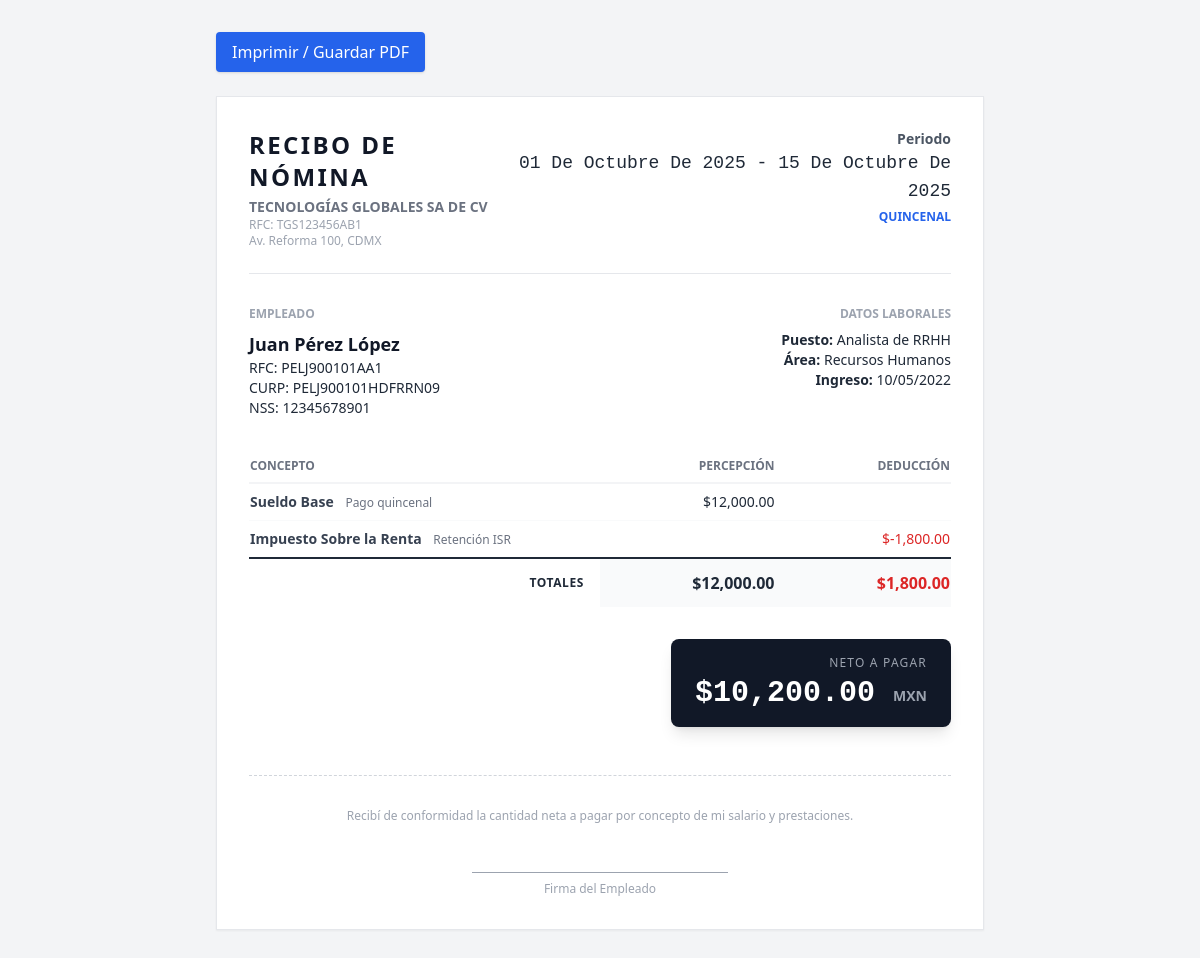
Page /index.php?controller=nomina&action=recibo&id=1 (signed in) on the committed database.
### tables this page shows
CREATE TABLE `empresas` (
  `id_empresa` int(11) NOT NULL COMMENT 'Identificador de la empresa',
  `nombre` varchar(120) NOT NULL COMMENT 'Nombre legal/comercial',
  `rfc` varchar(20) DEFAULT NULL COMMENT 'Registro fiscal',
  `correo_contacto` varchar(120) DEFAULT NULL COMMENT 'Correo de contacto',
  `telefono` varchar(20) DEFAULT NULL COMMENT 'Teléfono principal',
  `direccion` text DEFAULT NULL COMMENT 'Domicilio completo',
  `activa` tinyint(1) NOT NULL DEFAULT 1 COMMENT 'Empresa activa'
);

CREATE TABLE `nomina_empleado` (
  `id_nomina` int(11) NOT NULL COMMENT 'Identificador de nómina por empleado/periodo',
  `id_empleado` int(11) NOT NULL COMMENT 'Empleado',
  `id_periodo` int(11) NOT NULL COMMENT 'Periodo de nómina',
  `total_percepciones` decimal(14,2) NOT NULL DEFAULT 0.00 COMMENT 'Total de percepciones',
  `total_deducciones` decimal(14,2) NOT NULL DEFAULT 0.00 COMMENT 'Total de deducciones',
  `total_neto` decimal(14,2) NOT NULL DEFAULT 0.00 COMMENT 'Neto a pagar',
  `generado_en` datetime NOT NULL DEFAULT current_timestamp() COMMENT 'Fecha/hora de generación'
);

CREATE TABLE `periodos_nomina` (
  `id_periodo` int(11) NOT NULL COMMENT 'Identificador del periodo',
  `id_empresa` int(11) NOT NULL COMMENT 'Empresa del periodo',
  `tipo` enum('SEMANAL','QUINCENAL','MENSUAL') NOT NULL COMMENT 'Tipo de periodo',
  `fecha_inicio` date NOT NULL COMMENT 'Inicio del periodo',
  `fecha_fin` date NOT NULL COMMENT 'Fin del periodo',
  `estado` enum('ABIERTO','CERRADO') NOT NULL DEFAULT 'ABIERTO' COMMENT 'Estado del periodo'
);

CREATE TABLE `empleados` (
  `id_empleado` int(11) NOT NULL COMMENT 'Identificador del empleado',
  `id_usuario` int(11) DEFAULT NULL COMMENT 'Usuario del sistema (si aplica)',
  `id_puesto` int(11) NOT NULL COMMENT 'Puesto actual',
  `id_turno` int(11) DEFAULT NULL COMMENT 'Turno asignado',
  `id_ubicacion` int(11) DEFAULT NULL COMMENT 'Ubicación de trabajo',
  `nombre` varchar(120) NOT NULL COMMENT 'Nombre completo',
  `curp` varchar(18) DEFAULT NULL COMMENT 'CURP (si aplica)',
  `rfc` varchar(13) DEFAULT NULL COMMENT 'RFC (si aplica)',
  `nss` varchar(15) DEFAULT NULL COMMENT 'Número de seguro social',
  `fecha_nacimiento` date DEFAULT NULL COMMENT 'Fecha de nacimiento',
  `genero` enum('M','F','OTRO') NOT NULL DEFAULT 'OTRO' COMMENT 'Género',
  `estado_civil` varchar(20) DEFAULT NULL COMMENT 'Estado civil',
  `direccion` text DEFAULT NULL COMMENT 'Domicilio particular',
  `telefono` varchar(20) DEFAULT NULL COMMENT 'Teléfono de contacto',
  `correo` varchar(120) DEFAULT NULL COMMENT 'Correo personal',
  `fecha_ingreso` date NOT NULL COMMENT 'Fecha de ingreso',
  `fecha_baja` date DEFAULT NULL COMMENT 'Fecha de baja (si aplica)',
  `estado` enum('ACTIVO','BAJA') NOT NULL DEFAULT 'ACTIVO' COMMENT 'Estado laboral',
  `jefe_inmediato` int(11) DEFAULT NULL COMMENT 'ID del jefe inmediato'
);

CREATE TABLE `puestos` (
  `id_puesto` int(11) NOT NULL COMMENT 'Identificador del puesto',
  `id_area` int(11) NOT NULL COMMENT 'Área a la que pertenece',
  `nombre_puesto` varchar(100) NOT NULL COMMENT 'Nombre del puesto',
  `nivel` enum('OPERATIVO','SUPERVISOR','GERENCIAL','DIRECTIVO') NOT NULL DEFAULT 'OPERATIVO' COMMENT 'Nivel jerárquico',
  `salario_base` decimal(12,2) DEFAULT NULL COMMENT 'Salario base referencial',
  `descripcion` varchar(200) DEFAULT NULL COMMENT 'Descripción breve'
);

CREATE TABLE `areas` (
  `id_area` int(11) NOT NULL COMMENT 'Identificador del área/departamento',
  `id_empresa` int(11) NOT NULL COMMENT 'Empresa dueña del área',
  `id_area_padre` int(11) DEFAULT NULL COMMENT 'Área padre para jerarquía (autorreferencia)',
  `nombre_area` varchar(100) NOT NULL COMMENT 'Nombre del área',
  `descripcion` varchar(200) DEFAULT NULL COMMENT 'Descripción del área',
  `activa` tinyint(1) NOT NULL DEFAULT 1 COMMENT 'Área activa'
);

CREATE TABLE `nomina_detalle` (
  `id_detalle` bigint(20) NOT NULL COMMENT 'Identificador del renglón',
  `id_nomina` int(11) NOT NULL COMMENT 'FK a nómina_empleado',
  `id_concepto` int(11) NOT NULL COMMENT 'Concepto aplicado',
  `monto` decimal(14,2) NOT NULL COMMENT 'Monto del concepto',
  `observacion` varchar(200) DEFAULT NULL COMMENT 'Nota/observación'
);

CREATE TABLE `conceptos_nomina` (
  `id_concepto` int(11) NOT NULL COMMENT 'Identificador del concepto',
  `tipo` enum('PERCEPCION','DEDUCCION') NOT NULL COMMENT 'Tipo de concepto',
  `clave` varchar(20) NOT NULL COMMENT 'Clave corta (p.ej. SUELDO, ISR)',
  `nombre` varchar(100) NOT NULL COMMENT 'Nombre descriptivo',
  `formula` varchar(255) DEFAULT NULL COMMENT 'Expresión de cálculo (si aplica)',
  `gravable` tinyint(1) NOT NULL DEFAULT 1 COMMENT 'Si integra al salario base'
);

### app/controllers/NominaController.php (called while the page is built, shortened)
<?php
require_once __DIR__ . '/../models/PeriodoNomina.php';
require_once __DIR__ . '/../models/Nomina.php';
require_once __DIR__ . '/../models/NominaDetalle.php';
require_once __DIR__ . '/../models/ConceptoNomina.php';
require_once __DIR__ . '/../models/Empleado.php';
class NominaController
{
    public function recibo(): void
    {
        $idNomina = isset($_GET['id']) ? (int)$_GET['id'] : 0;
        $nomina = Nomina::findById($idNomina);
        require_once __DIR__ . '/../models/Empresa.php';
        $empleado = Empleado::findById((int)$nomina['id_empleado']);
        $empresa = Empresa::findById((int)$empleado['id_empresa']);
        $detalles = NominaDetalle::getByNomina($idNomina);
        require __DIR__ . '/../views/nominas/recibo.php';
    }
}

### app/models/Nomina.php (called while the page is built, shortened)
<?php
require_once __DIR__ . '/../../config/db.php';
class Nomina
{
    public static function findById(int $idNomina): ?array
    {
        global $pdo;
        $sql = "SELECT ne.*, e.nombre as empleado_nombre, e.rfc, e.curp, e.nss, e.fecha_ingreso,
                       p.nombre_puesto, a.nombre_area, pn.fecha_inicio, pn.fecha_fin, pn.tipo as periodo_tipo
                FROM nomina_empleado ne
                INNER JOIN empleados e ON e.id_empleado = ne.id_empleado
                INNER JOIN periodos_nomina pn ON pn.id_periodo = ne.id_periodo
                LEFT JOIN puestos p ON p.id_puesto = e.id_puesto
                LEFT JOIN areas a ON a.id_area = p.id_area
                WHERE ne.id_nomina = :id";
        $stmt = $pdo->prepare($sql);
        $stmt->execute([':id' => $idNomina]);
        $row = $stmt->fetch(PDO::FETCH_ASSOC);
        return $row ?: null;
    }
}

### app/models/empleado.php (called while the page is built, shortened)
<?php
require_once __DIR__ . '/../../config/db.php';
class Empleado
{
    public static function findById(int $idEmpleado): ?array
    {
        global $pdo;
        $sql = "SELECT
                    e.*,
                    p.nombre_puesto,
                    a.nombre_area,
                    a.id_area,
                    emp.nombre   AS empresa_nombre,
                    emp.id_empresa,
                    u.nombre     AS ubicacion_nombre,
                    t.nombre_turno AS turno_nombre
                FROM empleados e
                INNER JOIN puestos     p   ON p.id_puesto    = e.id_puesto
                INNER JOIN areas       a   ON a.id_area      = p.id_area
                INNER JOIN empresas    emp ON emp.id_empresa = a.id_empresa
                LEFT  JOIN ubicaciones u   ON u.id_ubicacion = e.id_ubicacion
                LEFT  JOIN turnos      t   ON t.id_turno     = e.id_turno
                WHERE e.id_empleado = :id";
        $st = $pdo->prepare($sql);
        $st->bindValue(':id', $idEmpleado, \PDO::PARAM_INT);
        $st->execute();
        $row = $st->fetch(\PDO::FETCH_ASSOC);
        return $row ?: null;
    }
}

### app/models/Empresa.php (called while the page is built, shortened)
<?php
require_once __DIR__ . '/../../config/db.php';
class Empresa
{
    public static function findById(int $id): ?array
    {
        global $pdo;
        $st = $pdo->prepare("SELECT * FROM empresas WHERE id_empresa = ? LIMIT 1");
        $st->execute([$id]);
        $row = $st->fetch();
        return $row ?: null;
    }
}

### app/helpers/dates.php (called while the page is built, shortened)
<?php
if (!function_exists('fecha_es')) {
    function fecha_es($fecha) {
        $timestamp = strtotime($fecha);
        $meses = ['Enero', 'Febrero', 'Marzo', 'Abril', 'Mayo', 'Junio', 'Julio', 'Agosto', 'Septiembre', 'Octubre', 'Noviembre', 'Diciembre'];
        $dia = date('d', $timestamp);
        $mes = $meses[date('n', $timestamp) - 1];
        $anio = date('Y', $timestamp);
        return "$dia de $mes de $anio";
    }
}

### app/models/NominaDetalle.php (called while the page is built, shortened)
<?php
require_once __DIR__ . '/../../config/db.php';
class NominaDetalle
{
    public static function getByNomina(int $idNomina): array
    {
        global $pdo;
        $sql = "SELECT nd.*, c.clave, c.nombre as concepto_nombre, c.tipo
                FROM nomina_detalle nd
                INNER JOIN conceptos_nomina c ON c.id_concepto = nd.id_concepto
                WHERE nd.id_nomina = :id
                ORDER BY c.tipo, c.clave";
        $stmt = $pdo->prepare($sql);
        $stmt->execute([':id' => $idNomina]);
        return $stmt->fetchAll(PDO::FETCH_ASSOC);
    }
}

### app/views/nominas/recibo.php (the view, shortened to what this page needs)
<!doctype html>
<html lang="es">
<head>
  <script src="https://cdn.tailwindcss.com"></script>
</head>
<body class="bg-gray-100 p-8 font-sans text-gray-800">
  <div class="max-w-3xl mx-auto mb-6 no-print">
      <button onclick="window.print()" class="bg-blue-600 text-white px-4 py-2 rounded shadow hover:bg-blue-700 transition">
          Imprimir / Guardar PDF
      </button>
  </div>
  <div class="max-w-3xl mx-auto bg-white p-8 border border-gray-200 shadow-sm relative">
    <div class="flex justify-between items-start mb-8 border-b border-gray-200 pb-6">
        <div>
            <h1 class="text-2xl font-bold text-gray-900 uppercase tracking-widest">Recibo de Nómina</h1>
            <p class="text-sm text-gray-500 mt-1 uppercase font-bold"><?= htmlspecialchars($empresa['nombre'] ?? 'Empresa') ?></p>
            <p class="text-xs text-gray-400">RFC: <?= htmlspecialchars($empresa['rfc'] ?? '') ?></p>
            <p class="text-xs text-gray-400 max-w-xs"><?= htmlspecialchars($empresa['direccion'] ?? '') ?></p>
        </div>
        <div class="text-right">
            <div class="text-sm font-bold text-gray-600">Periodo</div>
            <div class="text-lg font-mono capitalize">
                <?php require_once __DIR__ . '/../../helpers/dates.php'; ?>
                <?= fecha_es($nomina['fecha_inicio']) ?> - <?= fecha_es($nomina['fecha_fin']) ?>
            </div>
            <div class="text-xs text-blue-600 uppercase font-bold mt-1"><?= $nomina['periodo_tipo'] ?></div>
        </div>
    </div>
    <div class="grid grid-cols-2 gap-8 mb-8 text-sm">
        <div>
            <h3 class="font-bold text-gray-400 text-xs uppercase mb-2">Empleado</h3>
            <p class="font-bold text-lg text-gray-900"><?= $nomina['empleado_nombre'] ?></p>
            <p>RFC: <?= $nomina['rfc'] ?? '-' ?></p>
            <p>CURP: <?= $nomina['curp'] ?? '-' ?></p>
            <p>NSS: <?= $nomina['nss'] ?? '-' ?></p>
        </div>
        <div class="text-right">
            <h3 class="font-bold text-gray-400 text-xs uppercase mb-2">Datos Laborales</h3>
            <p><span class="font-bold">Puesto:</span> <?= $nomina['nombre_puesto'] ?></p>
            <p><span class="font-bold">Área:</span> <?= $nomina['nombre_area'] ?></p>
            <p><span class="font-bold">Ingreso:</span> <?= date('d/m/Y', strtotime($nomina['fecha_ingreso'])) ?></p>
        </div>
    </div>
    <div class="mb-8">
        <table class="w-full text-sm">
            <thead>
                <tr class="border-b-2 border-gray-100 text-gray-500 uppercase text-xs">
                    <th class="text-left py-2 w-1/2">Concepto</th>
                    <th class="text-right py-2 w-1/4">Percepción</th>
                    <th class="text-right py-2 w-1/4">Deducción</th>
                </tr>
            </thead>
            <tbody class="divide-y divide-gray-50">
                <?php foreach ($detalles as $d): ?>
                <tr>
                    <td class="py-2">
                        <span class="font-bold text-gray-700"><?= htmlspecialchars($d['concepto_nombre'] ?? $d['clave']) ?></span>
                        <?php if (!empty($d['observacion']) && $d['observacion'] !== $d['concepto_nombre']): ?>
                            <span class="text-gray-500 ml-2 text-xs"><?= htmlspecialchars($d['observacion']) ?></span>
                        <?php endif; ?>
                    </td>
                    <?php if ($d['tipo'] === 'PERCEPCION'): ?>
                        <td class="text-right py-2 text-gray-800">$<?= number_format((float)$d['monto'], 2) ?></td>
                        <td class="text-right py-2"></td>
                    <?php else: ?>
                        <td class="text-right py-2"></td>
                        <td class="text-right py-2 text-red-600">$<?= number_format((float)$d['monto'], 2) ?></td>
                    <?php endif; ?>
                </tr>
                <?php endforeach; ?>
            </tbody>
            <tfoot>
                <tr class="border-t-2 border-gray-800 font-bold text-base">
                    <td class="py-3 text-right pr-4 uppercase text-xs tracking-wider">Totales</td>
                    <td class="py-3 text-right bg-gray-50">$<?= number_format((float)$nomina['total_percepciones'], 2) ?></td>
                    <td class="py-3 text-right bg-gray-50 text-red-600">$<?= number_format((float)$nomina['total_deducciones'], 2) ?></td>
                </tr>
            </tfoot>
        </table>
    </div>
    <div class="flex justify-end mb-12">
        <div class="bg-gray-900 text-white px-6 py-4 rounded-lg shadow-lg">
            <div class="text-xs text-gray-400 uppercase tracking-widest mb-1 text-right">Neto a Pagar</div>
            <div class="text-3xl font-mono font-bold">$<?= number_format((float)$nomina['total_neto'], 2) ?> <span class="text-sm font-sans text-gray-400">MXN</span></div>
        </div>
    </div>
    <div class="border-t border-dashed border-gray-300 pt-8 text-center text-xs text-gray-400">
        <p>Recibí de conformidad la cantidad neta a pagar por concepto de mi salario y prestaciones.</p>
        <div class="mt-12 w-64 mx-auto border-t border-gray-400 pt-2">Firma del Empleado</div>
    </div>
  </div>
</body>
</html>

### rows in the picture
empresas: nombre "TECNOLOGÍAS GLOBALES SA DE CV", rfc "TGS123456AB1", direccion "Av. Reforma 100, CDMX"
nomina_empleado: id_periodo.fecha_inicio "01 De Octubre De 2025", id_periodo.fecha_fin "15 De Octubre De 2025", id_periodo.tipo "QUINCENAL", id_empleado.nombre "Juan Pérez López", id_empleado.rfc "PELJ900101AA1", id_empleado.curp "PELJ900101HDFRRN09", id_empleado.nss "12345678901", puestos.nombre_puesto "Analista de RRHH", areas.nombre_area "Recursos Humanos", id_empleado.fecha_ingreso "10/05/2022", total_percepciones "12,000.00", total_deducciones "1,800.00", total_neto "10,200.00"
nomina_detalle: id_concepto.nombre "Sueldo Base", observacion "Pago quincenal", monto "12,000.00"
nomina_detalle: id_concepto.nombre "Impuesto Sobre la Renta", observacion "Retención ISR", monto "-1,800.00"
